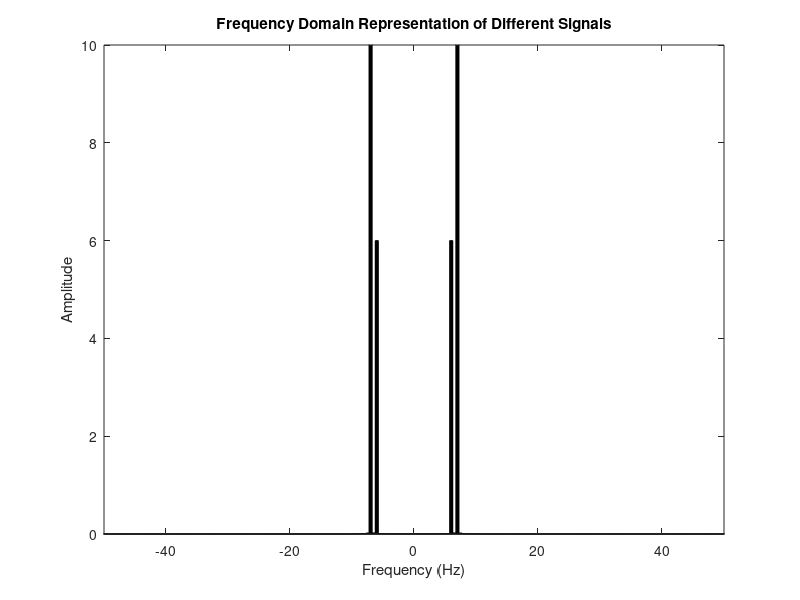

Recreate this plot in MATLAB.
clc
clear all
close all
fs = 5000; % Sampling frequency
t = 0:1/fs:2; % Time duration
a1 = 7;
a2 = 6;
a3 = 7;
f1 = 7;
f2 = 6;
f3 = 7;
%signal
sig_x = a1*cos(2*pi*f1*t) + a2*sin(2*pi*f2*t) + a3*cos(2*pi*f3*t);
nx = length(t); % Total number of samples
%Take fourier transform
f_sig_x = fft(sig_x);
% Apply fftshift to put it in the form we are used to (see documentation)
f_sig_x = fftshift(f_sig_x)/(nx/2);
% Next, calculate the frequency axis, which is defined by the sampling rate
f = linspace(-fs/2,fs/2,nx);
% fft function in Matlab returns complex numbers that has both frequency and phase information
% we will only plot absolute values of the fft transformed variables to see the frequency domain representations
bar(f, abs(f_sig_x),1,'k');
axis([-50 50 0 10]); %setting up the limits
xlabel('Frequency (Hz)');
ylabel('Amplitude');
title('Frequency Domain Representation of Different Signals');
